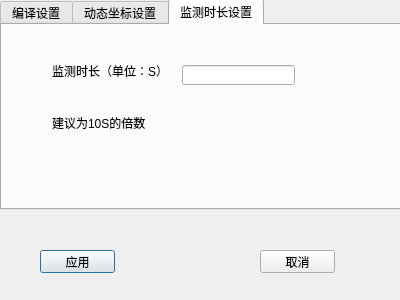
<?xml version="1.0" encoding="UTF-8"?>
<ui version="4.0">
 <class>Setting</class>
 <widget class="QDialog" name="Setting">
  <property name="geometry">
   <rect>
    <x>0</x>
    <y>0</y>
    <width>400</width>
    <height>300</height>
   </rect>
  </property>
  <property name="windowTitle">
   <string>系统参数设置</string>
  </property>
  <widget class="QTabWidget" name="tabWidget">
   <property name="geometry">
    <rect>
     <x>0</x>
     <y>-1</y>
     <width>401</width>
     <height>211</height>
    </rect>
   </property>
   <property name="currentIndex">
    <number>2</number>
   </property>
   <widget class="QWidget" name="widget">
    <attribute name="title">
     <string>编译设置</string>
    </attribute>
    <widget class="QLabel" name="label">
     <property name="geometry">
      <rect>
       <x>70</x>
       <y>60</y>
       <width>54</width>
       <height>12</height>
      </rect>
     </property>
     <property name="text">
      <string>拆分速度：</string>
     </property>
    </widget>
    <widget class="QLabel" name="label_2">
     <property name="geometry">
      <rect>
       <x>70</x>
       <y>140</y>
       <width>54</width>
       <height>12</height>
      </rect>
     </property>
     <property name="text">
      <string>重构速度：</string>
     </property>
    </widget>
    <widget class="QLineEdit" name="split_Speed_lineEdit">
     <property name="geometry">
      <rect>
       <x>150</x>
       <y>60</y>
       <width>113</width>
       <height>20</height>
      </rect>
     </property>
    </widget>
    <widget class="QLineEdit" name="reconsitution_Speed_lineEdit">
     <property name="geometry">
      <rect>
       <x>150</x>
       <y>140</y>
       <width>113</width>
       <height>20</height>
      </rect>
     </property>
    </widget>
   </widget>
   <widget class="QWidget" name="tab_2">
    <attribute name="title">
     <string>动态坐标设置</string>
    </attribute>
    <widget class="QLabel" name="label_3">
     <property name="geometry">
      <rect>
       <x>40</x>
       <y>50</y>
       <width>61</width>
       <height>16</height>
      </rect>
     </property>
     <property name="text">
      <string>温度坐标系</string>
     </property>
    </widget>
    <widget class="QLabel" name="label_4">
     <property name="geometry">
      <rect>
       <x>40</x>
       <y>100</y>
       <width>61</width>
       <height>16</height>
      </rect>
     </property>
     <property name="text">
      <string>转速坐标系</string>
     </property>
    </widget>
    <widget class="QLabel" name="label_5">
     <property name="geometry">
      <rect>
       <x>40</x>
       <y>160</y>
       <width>61</width>
       <height>16</height>
      </rect>
     </property>
     <property name="text">
      <string>震动坐标系</string>
     </property>
    </widget>
    <widget class="QLabel" name="label_6">
     <property name="geometry">
      <rect>
       <x>140</x>
       <y>10</y>
       <width>61</width>
       <height>16</height>
      </rect>
     </property>
     <property name="text">
      <string>值刷新速度</string>
     </property>
    </widget>
    <widget class="QLabel" name="label_7">
     <property name="geometry">
      <rect>
       <x>270</x>
       <y>10</y>
       <width>91</width>
       <height>16</height>
      </rect>
     </property>
     <property name="text">
      <string>坐标移动速度</string>
     </property>
    </widget>
    <widget class="QLineEdit" name="temp_reflush_speed">
     <property name="geometry">
      <rect>
       <x>120</x>
       <y>50</y>
       <width>113</width>
       <height>20</height>
      </rect>
     </property>
    </widget>
    <widget class="QLineEdit" name="temp_coordinate_move_speed">
     <property name="geometry">
      <rect>
       <x>260</x>
       <y>50</y>
       <width>113</width>
       <height>20</height>
      </rect>
     </property>
    </widget>
    <widget class="QLineEdit" name="rotation_reflush_speed">
     <property name="geometry">
      <rect>
       <x>120</x>
       <y>100</y>
       <width>113</width>
       <height>20</height>
      </rect>
     </property>
    </widget>
    <widget class="QLineEdit" name="rotation_coordinate_move_speed">
     <property name="geometry">
      <rect>
       <x>260</x>
       <y>100</y>
       <width>113</width>
       <height>20</height>
      </rect>
     </property>
    </widget>
    <widget class="QLineEdit" name="shake_reflush_speed">
     <property name="geometry">
      <rect>
       <x>120</x>
       <y>150</y>
       <width>113</width>
       <height>20</height>
      </rect>
     </property>
    </widget>
    <widget class="QLineEdit" name="shake_coordinate_move_speed">
     <property name="geometry">
      <rect>
       <x>260</x>
       <y>150</y>
       <width>113</width>
       <height>20</height>
      </rect>
     </property>
    </widget>
   </widget>
   <widget class="QWidget" name="widget">
    <attribute name="title">
     <string>监测时长设置</string>
    </attribute>
    <widget class="QLabel" name="label_8">
     <property name="geometry">
      <rect>
       <x>50</x>
       <y>30</y>
       <width>201</width>
       <height>31</height>
      </rect>
     </property>
     <property name="text">
      <string>监测时长（单位：S）</string>
     </property>
    </widget>
    <widget class="QLabel" name="label_9">
     <property name="geometry">
      <rect>
       <x>50</x>
       <y>90</y>
       <width>131</width>
       <height>16</height>
      </rect>
     </property>
     <property name="text">
      <string>建议为10S的倍数</string>
     </property>
    </widget>
    <widget class="QLineEdit" name="lineEdit_PredictCycle">
     <property name="geometry">
      <rect>
       <x>180</x>
       <y>40</y>
       <width>113</width>
       <height>20</height>
      </rect>
     </property>
    </widget>
   </widget>
  </widget>
  <widget class="QPushButton" name="Setting_Button_Apply">
   <property name="geometry">
    <rect>
     <x>40</x>
     <y>250</y>
     <width>75</width>
     <height>23</height>
    </rect>
   </property>
   <property name="text">
    <string>应用</string>
   </property>
  </widget>
  <widget class="QPushButton" name="Setting_Button_Cancle">
   <property name="geometry">
    <rect>
     <x>260</x>
     <y>250</y>
     <width>75</width>
     <height>23</height>
    </rect>
   </property>
   <property name="text">
    <string>取消</string>
   </property>
  </widget>
 </widget>
 <resources/>
 <connections/>
</ui>
